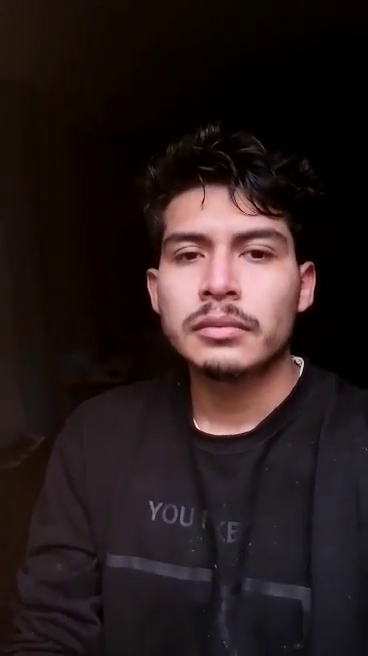
#> input picture frame 43 of asistente_IA/astudillo.mp4, 368 x 656 px
$ python capturaderostro.py
#> lines starting #> are read from the running program, lines starting #| are printed output that depends on the picture
import cv2
import os
import imutils
personName= 'RONALDO JUNIOR CURILLA VARGAS'
#DIRECCION DEL ARCHIVO DONDE SE CREARA LA CARPETA
dataPath ='C:/Users/ronaldo/Desktop/Reconocimiento_facial/data'
personPath = dataPath + '/'+ personName
if not os.path.exists(personPath):
    print('Carpeta creada :',personPath)
    os.makedirs(personPath)

#cap =cv2.VideoCapture(0,cv2.CAP_DSHOW)
cap = cv2.VideoCapture('astudillo.mp4')

faceClassif = cv2.CascadeClassifier(cv2.data.haarcascades+'haarcascade_frontalface_default.xml')
count = 0

while True:
    ret, frame = cap.read()
#> frame is the input picture: shape (656, 368, 3); mean B, G, R 28, 27.7, 40.3
    if ret==False: break
    frame = imutils.resize(frame, width=640)
#> frame: shape (1140, 640, 3)
    gray =cv2.cvtColor(frame,cv2.COLOR_BGR2GRAY)
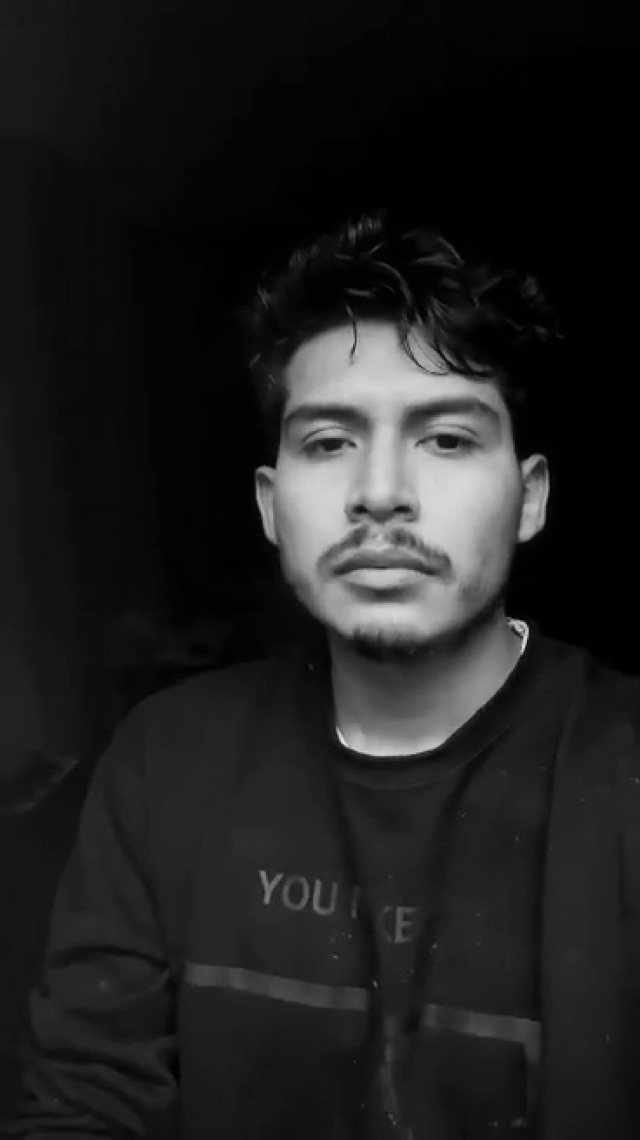
#> gray: shape (1140, 640); min 0, max 232, mean 31.4
    auxFrame = frame.copy()

    faces = faceClassif.detectMultiScale(gray,1.3,5)
#> faces = [[218, 310, 330, 330]]

    for(x,y,w,h) in faces:
        cv2.rectangle(frame,(x,y),(x+w,y+h),(0,255,0),2)
        rostro =auxFrame[y:y+h,x:x+w]
        rostro = cv2.resize(rostro,(150,150),interpolation=cv2.INTER_CUBIC)
        cv2.imwrite(personPath + '/rostro_{}.jpg'.format(count),rostro)
        count = count+1
#> this loop made 1 pass
#> (x, y, w, h, count) on pass 1: (218, 310, 330, 330, 1)
#> pass 1, `rostro =auxFrame[y:y+h,x:x+w]`:
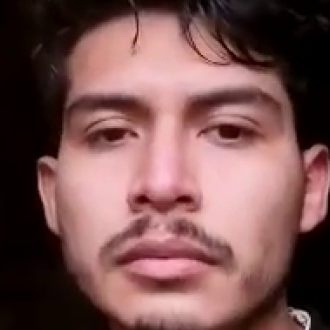
#> rostro: shape (330, 330, 3); mean B, G, R 81.5, 82.7, 120.8
#> after the loop:
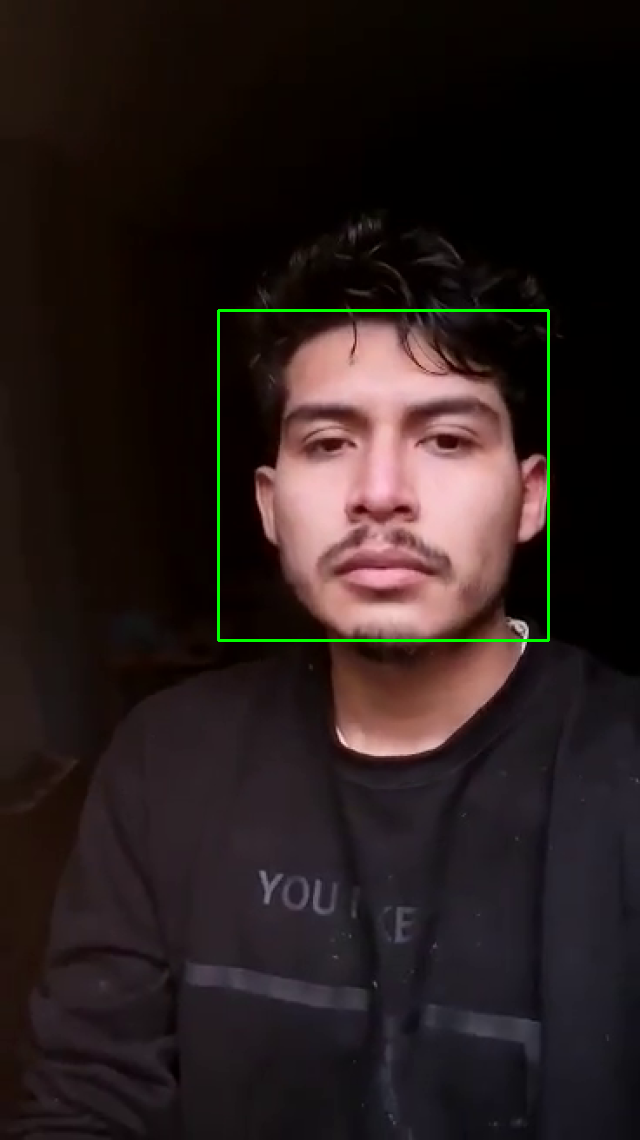
#> frame: shape (1140, 640, 3); mean B, G, R 27.9, 29, 40.1
#> after the loop, count = 1
    cv2.imshow('frame',frame)


    k =cv2.waitKey(1)
#> (key Esc is pressed here)
    if k ==27 or count >=300:
        break


cap.release()
cv2.destroyAllWindows()

$ run again, starting later in the video
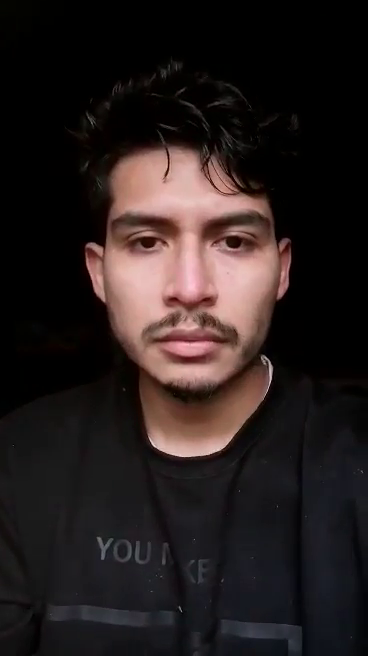
#> input picture frame 196 of asistente_IA/astudillo.mp4, 368 x 656 px
#> frame is the input picture: shape (656, 368, 3); mean B, G, R 29.6, 30.2, 38.9
#> faces = [[126, 264, 400, 400]]
#> the loop `for(x,y,w,h) in faces:` made 1 pass
#> (x, y, w, h, count) on pass 1: (126, 264, 400, 400, 1)
#> pass 1, `rostro =auxFrame[y:y+h,x:x+w]`:
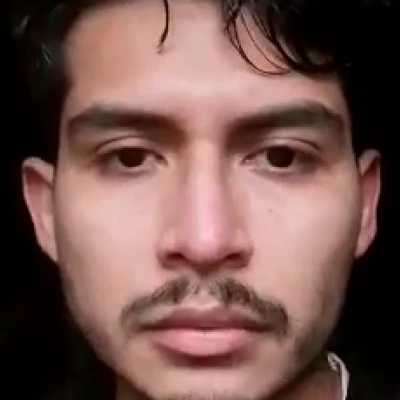
#> rostro: shape (400, 400, 3); mean B, G, R 77.4, 83, 115.2
#> after the loop `for(x,y,w,h) in faces:`:
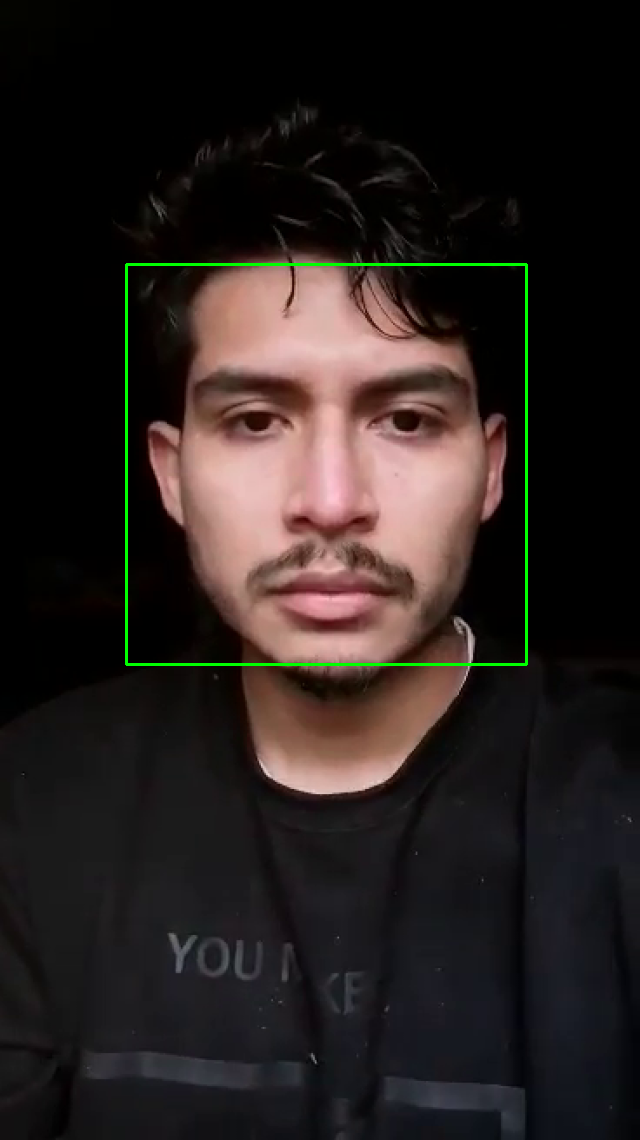
#> frame: shape (1140, 640, 3); mean B, G, R 29.4, 31.7, 38.7
#> after the loop `for(x,y,w,h) in faces:`: count = 1

$ run again, starting later in the video
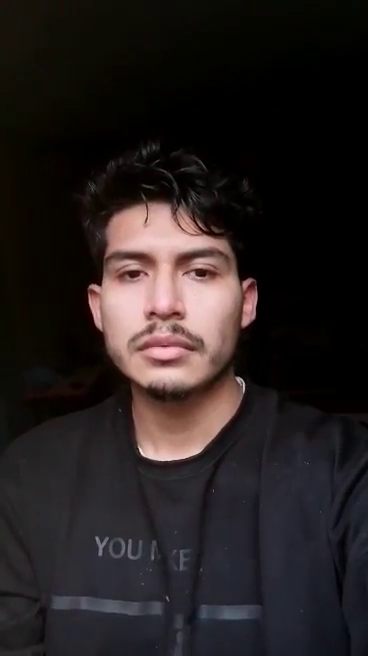
#> input picture frame 348 of asistente_IA/astudillo.mp4, 368 x 656 px
#> frame is the input picture: shape (656, 368, 3); mean B, G, R 31.3, 31.4, 38.1
#> faces = [[121, 344, 333, 333]]
#> the loop `for(x,y,w,h) in faces:` made 1 pass
#> (x, y, w, h, count) on pass 1: (121, 344, 333, 333, 1)
#> pass 1, `rostro =auxFrame[y:y+h,x:x+w]`:
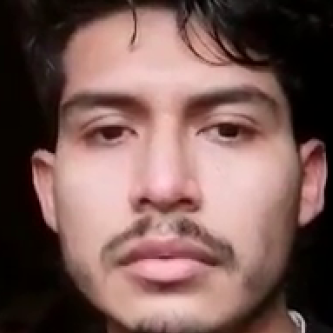
#> rostro: shape (333, 333, 3); mean B, G, R 85.2, 90, 120.5
#> after the loop `for(x,y,w,h) in faces:`:
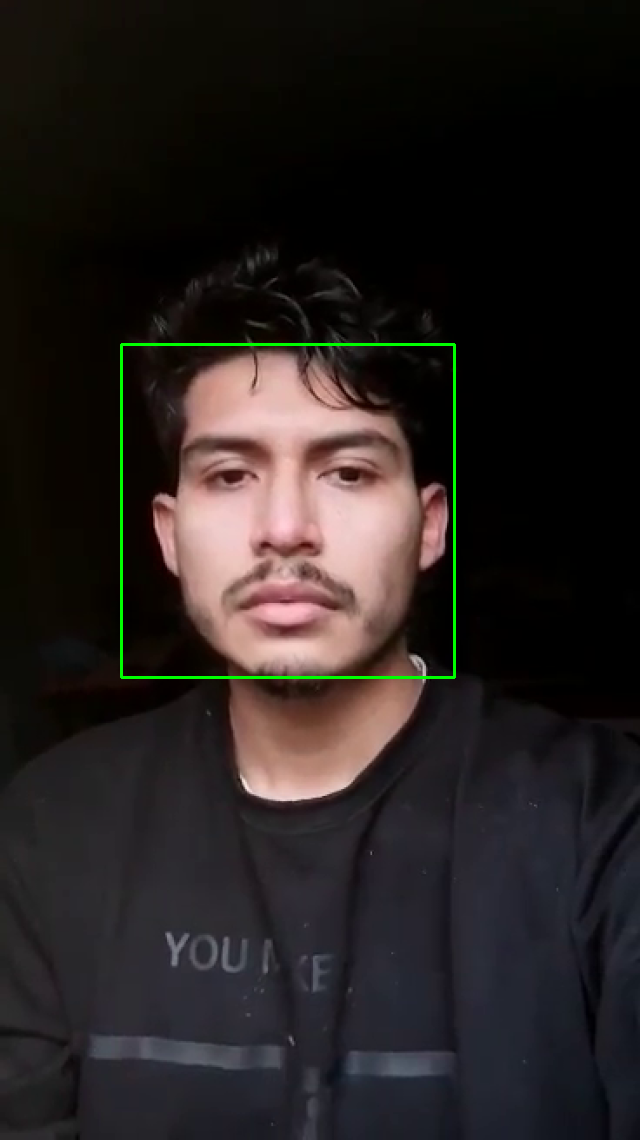
#> frame: shape (1140, 640, 3); mean B, G, R 31.2, 32.7, 38
#> after the loop `for(x,y,w,h) in faces:`: count = 1
